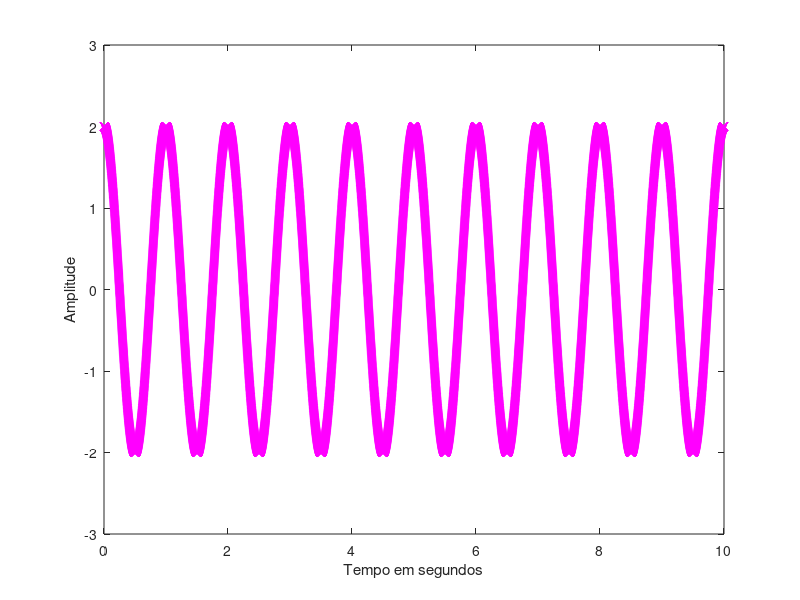
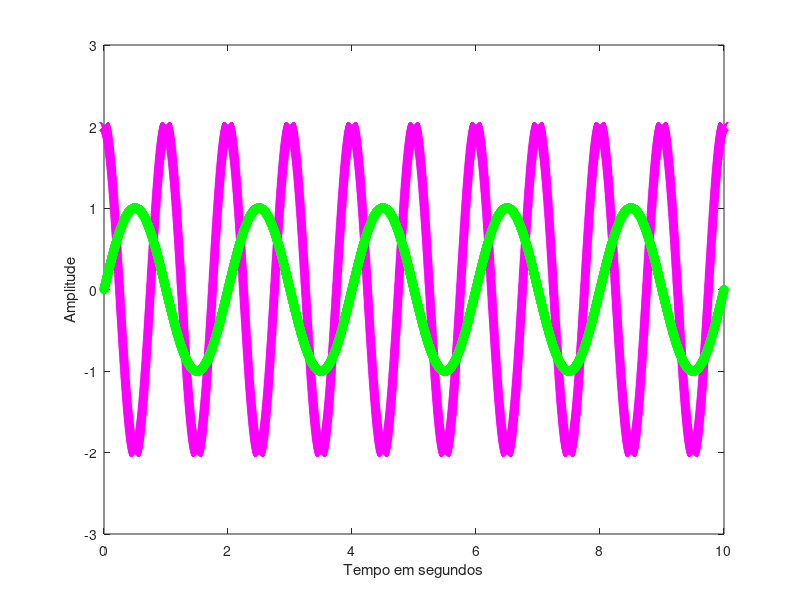
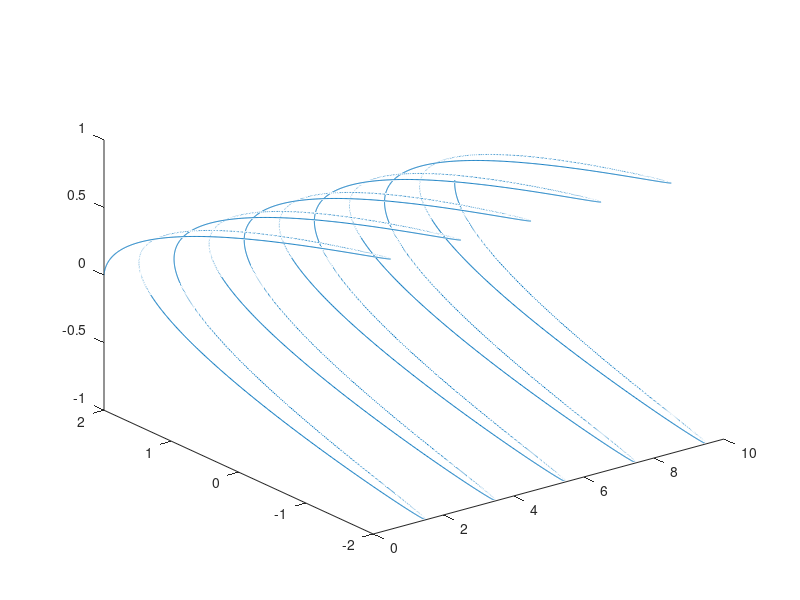

These figures' MATLAB source, in order:
clc; %limpa a janela de comando
clear all; %limpa as variaveis
close all;  %fecha todos os graficos abertos

%vetor de tempo de simulacao
t_init = 0; %inicio da simulacao
t_final =10; %fim da simulacao
dt = 0.001; %a cada 1milisegundo tem-se um ponto na simulacao (passo da sim)

t = t_init:dt:t_final; %vetor de tempo [dominio - x]

A1 = 2; %amplitude da cossenoide
f=1; %freq em HZ
y1 = A1*cos(2*pi*f*t); %saida da cossenoide [imagem - y]


figure, plot(t, y1, '-xm') %grafico

xlabel('Tempo em segundos')
ylabel('Amplitude')

axis([0 10 -3  3])

%grafico com duas curvas 

A2 = 1; %amplitude da senoide
f2=0.5; %freq em HZ
y2 = A2*sin(2*pi*f2*t); %saida da senoide [imagem - y]

figure, plot(t, y1, '-xm', t, y2,'-og') %grafico
xlabel('Tempo em segundos')
ylabel('Amplitude')
axis([0 10 -3  3])

%grafico 3D

figure, plot3(t, y1, y2);

